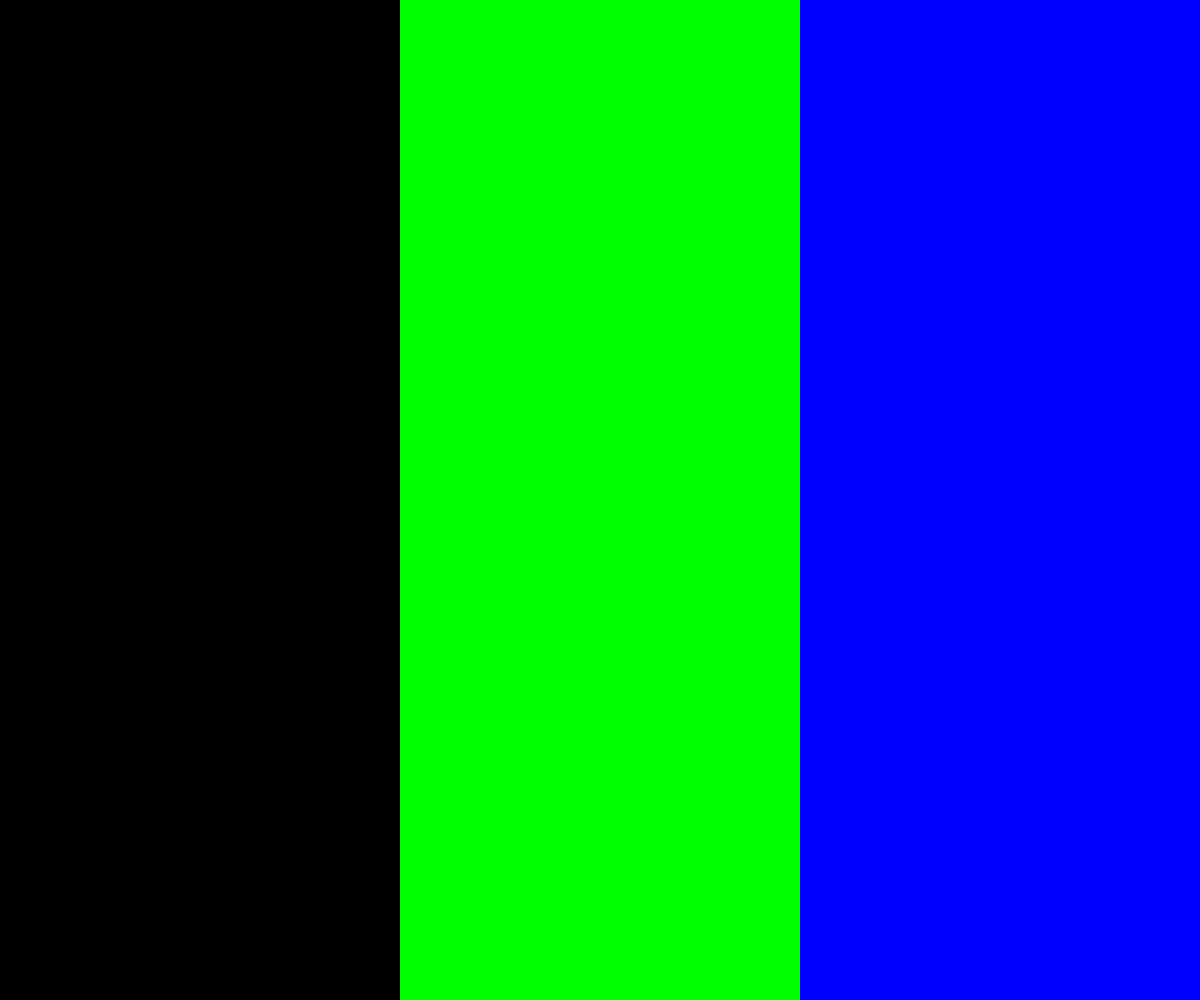
Frame 1 (no input)
Frame 60 (no input): identical to frame 1, image omitted
Frame 120 (the mouse pressed at the canvas centre since frame 60): identical to frame 1, image omitted

The p5.js sketch that drew this single still picture (run headless with seeded random() and noise() and a simulated clock; from frame 60 on, the mouse is pressed at the canvas centre):

// p5.js sketch
// ── sketch.js
var col1;
var col2;
var col3;
//var tran;
var origColor;

function setup() {
	tran=random(100);
	origColor=random(360);
  createCanvas(windowWidth,windowHeight);
  colorMode(HSB,360,100,100,100);
}

function draw() {
	noStroke();
	print(origColor);
	col1=color(origColor,mouseX%100,mouseY%100);
  col2=color(red(col1)%240+120,green(col1)%240+120,blue(col1)%240+120);
  col3=color(red(col1)%240+240,green(col1)%240+240,blue(col1)%240+240);
  fill(col1);
  rect(0,0,windowWidth/3,windowHeight);
  fill(col2);
  rect(windowWidth/3,0,windowWidth/3,windowHeight);
  fill(col3);
  rect(2*windowWidth/3,0,windowWidth/3,windowHeight);
}
